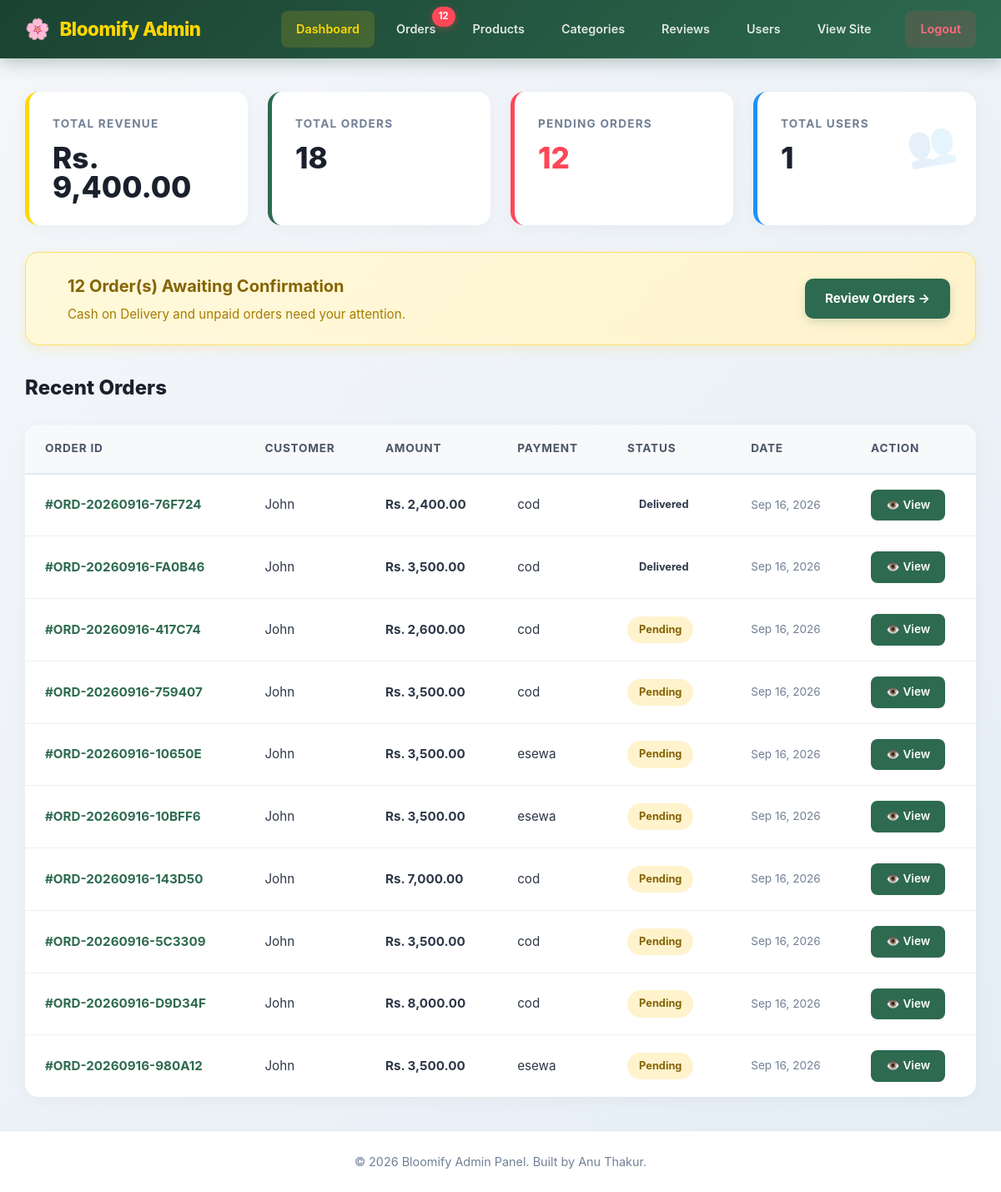
/admin/index.php (signed in), run on an earlier commit of the app's database.
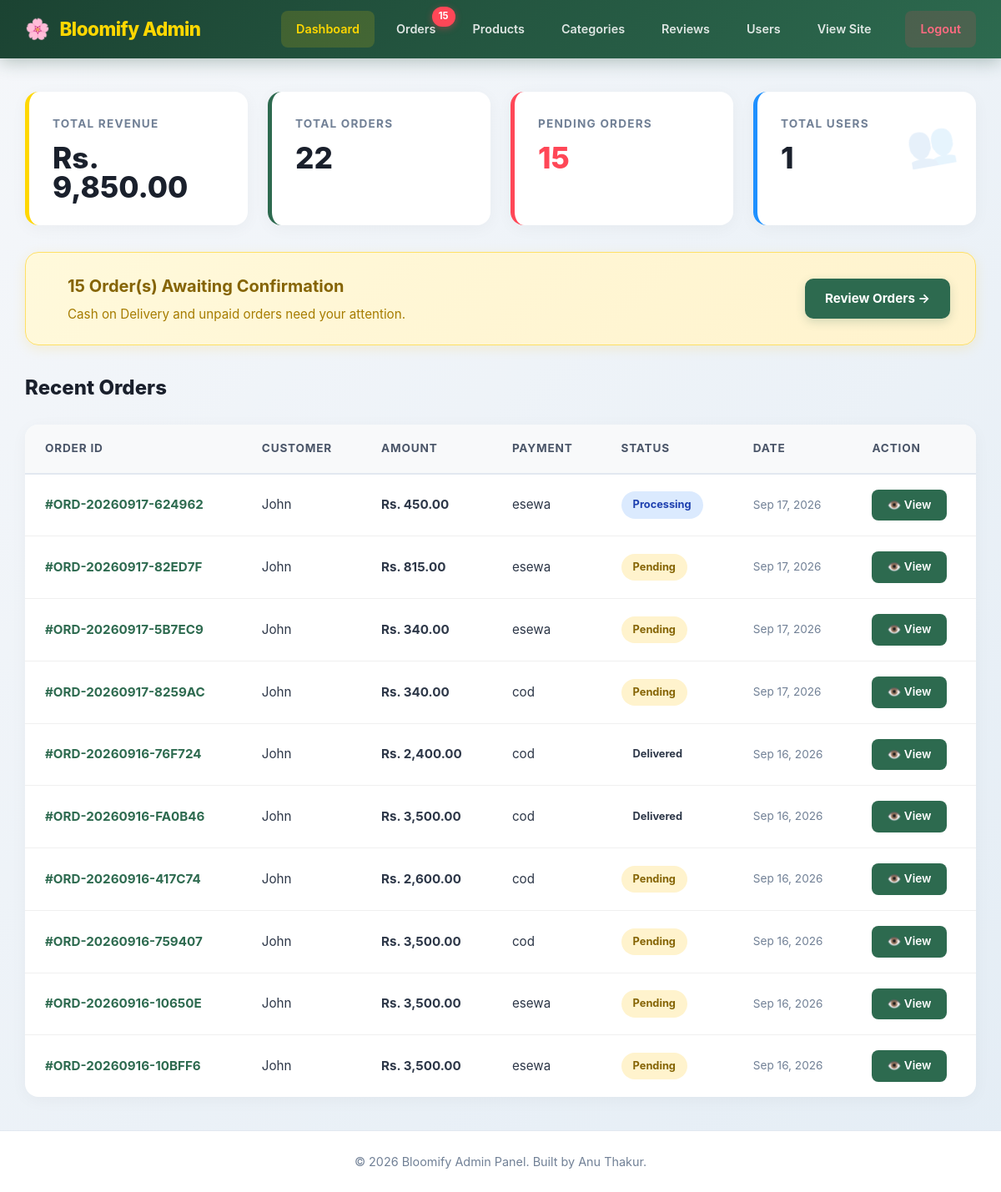
And on a later commit of the database.
### tables this page shows
CREATE TABLE `orders` (
  `id` int(11) NOT NULL,
  `user_id` int(11) DEFAULT NULL,
  `order_number` varchar(50) NOT NULL,
  `total_amount` decimal(10,2) NOT NULL,
  `payment_method` enum('esewa','khalti','cod','Cash on Delivery') NOT NULL,
  `payment_status` enum('pending','success','failed') DEFAULT 'pending',
  `transaction_id` varchar(100) DEFAULT NULL,
  `delivery_status` enum('pending','processing','delivered','cancelled') DEFAULT 'pending',
  `customer_name` varchar(100) NOT NULL,
  `customer_phone` varchar(20) NOT NULL,
  `customer_address` text NOT NULL,
  `archived` tinyint(1) NOT NULL DEFAULT 0,
  `created_at` timestamp NOT NULL DEFAULT current_timestamp(),
  `updated_at` timestamp NOT NULL DEFAULT current_timestamp() ON UPDATE current_timestamp()
);

CREATE TABLE `users` (
  `id` int(11) NOT NULL,
  `name` varchar(100) NOT NULL,
  `email` varchar(100) NOT NULL,
  `password` varchar(255) NOT NULL,
  `phone` varchar(20) DEFAULT NULL,
  `address` text DEFAULT NULL,
  `role` enum('user','admin') DEFAULT 'user',
  `created_at` timestamp NOT NULL DEFAULT current_timestamp()
);

### includes/functions.php (called while the page is built, shortened)
<?php
function formatPrice($price) {
    return 'Rs. ' . number_format($price, 2);
}
?>

### admin/index.php (the view, shortened to what the changed rows need)
<?php
require_once __DIR__ . '/includes/admin-auth.php';
require_once __DIR__ . '/includes/admin-header.php';
$stats_sql = "SELECT
                COUNT(*) as total_orders,
                SUM(CASE WHEN payment_status = 'success' THEN total_amount ELSE 0 END) as total_revenue,
                SUM(CASE WHEN payment_status = 'pending' OR delivery_status = 'pending' THEN 1 ELSE 0 END) as pending_orders,
                (SELECT COUNT(*) FROM users WHERE role = 'user') as total_users
            FROM orders";
$stats = $conn->query($stats_sql)->fetch_assoc();
$recent_orders_sql = "SELECT o.*, u.name as user_name
                      FROM orders o
                      JOIN users u ON o.user_id = u.id
                      ORDER BY o.created_at DESC LIMIT 10";
$recent_orders = $conn->query($recent_orders_sql);
?>
<div class="stats-grid">
    <div class="stat-card revenue">
        <div class="stat-label">Total Revenue</div>
        <div class="stat-value"><?php echo formatPrice($stats['total_revenue'] ?? 0); ?></div>
    </div>
    <div class="stat-card">
        <div class="stat-label">Total Orders</div>
        <div class="stat-value"><?php echo $stats['total_orders'] ?? 0; ?></div>
    </div>
    <div class="stat-card pending">
        <div class="stat-label">Pending Orders</div>
        <div class="stat-value" style="color: #ff4757;"><?php echo $stats['pending_orders'] ?? 0; ?></div>
    </div>
</div>
<?php if (($stats['pending_orders'] ?? 0) > 0): ?>
    <div class="cod-alert">
        <div class="cod-alert-text">
            <div>
                <h3><?php echo $stats['pending_orders']; ?> Order(s) Awaiting Confirmation</h3>
                <p>Cash on Delivery and unpaid orders need your attention.</p>
            </div>
        </div>
        <a href="orders.php" class="btn-confirm-cod">Review Orders →</a>
    </div>
<?php endif; ?>
<h2 class="section-title">Recent Orders</h2>
<table class="admin-table">
    <thead>
        <tr>
            <th>Order ID</th>
            <th>Customer</th>
            <th>Amount</th>
            <th>Payment</th>
            <th>Status</th>
            <th>Date</th>
            <th>Action</th>
        </tr>
    </thead>
    <tbody>
        <?php if ($recent_orders->num_rows > 0): ?>
            <?php while($order = $recent_orders->fetch_assoc()):
                $safe_status = strtolower(str_replace('_', '-', $order['delivery_status']));
                $badge_class = 'badge-' . $safe_status;
            ?>
                <tr>
                    <td style="font-weight: 700; color: #2d6a4f;">#<?php echo htmlspecialchars($order['order_number']); ?></td>
                    <td><?php echo htmlspecialchars($order['user_name']); ?></td>
                    <td style="font-weight: 700;"><?php echo formatPrice($order['total_amount']); ?></td>
                    <td><?php echo htmlspecialchars($order['payment_method']); ?></td>
                    <td>
                        <span class="status-badge-sm <?php echo $badge_class; ?>">
                            <?php echo ucfirst(str_replace('_', ' ', $order['delivery_status'])); ?>
                        </span>
                    </td>
                    <td style="color: #718096; font-size: 0.85rem;"><?php echo date('M d, Y', strtotime($order['created_at'])); ?></td>
                    <td>
                        <a href="orders.php?view=<?php echo $order['id']; ?>" class="btn-view-order">👁️ View</a>
                    </td>
                </tr>
            <?php endwhile; ?>
        <?php endif; ?>
    </tbody>
</table>
<?php require_once __DIR__ . '/includes/admin-footer.php'; ?>

### admin/includes/admin-header.php (shortened to what the changed rows need)
<!DOCTYPE html>
<html lang="en">
<head>
    <link rel="stylesheet" href="<?php echo SITE_URL; ?>/assets/css/style.css">
    <link rel="stylesheet" href="<?php echo SITE_URL; ?>/admin/assets/css/admin.css">
</head>
<body class="admin-body">
<?php
$new_orders_sql = "SELECT COUNT(*) as cnt FROM orders WHERE payment_status = 'pending' OR delivery_status = 'pending'";
$new_orders_result = $conn->query($new_orders_sql);
$new_orders_count = $new_orders_result->fetch_assoc()['cnt'];
?>
<header class="admin-header">
    <div class="admin-header-content">
        <nav class="admin-nav">
            <a href="<?php echo SITE_URL; ?>/admin/orders.php" class="<?php echo basename($_SERVER['PHP_SELF']) == 'orders.php' ? 'active' : ''; ?>">
                Orders
                <?php if ($new_orders_count > 0): ?>
                    <span class="notification-badge"><?php echo $new_orders_count; ?></span>
                <?php endif; ?>
            </a>
        </nav>
    </div>
</header>
<main class="admin-container">

What changed in the data, as far as the page shows it:
no longer on this page (row unchanged): orders: order_number "ORD-20260916-143D50", user.name "John", total_amount "Rs. 7,000.00", payment_method "cod", delivery_status "Pending", created_at "Sep 16, 2026"
no longer on this page (row unchanged): orders: order_number "ORD-20260916-5C3309", user.name "John", total_amount "Rs. 3,500.00", payment_method "cod", delivery_status "Pending", created_at "Sep 16, 2026"
no longer on this page (row unchanged): orders: order_number "ORD-20260916-D9D34F", user.name "John", total_amount "Rs. 8,000.00", payment_method "cod", delivery_status "Pending", created_at "Sep 16, 2026"
no longer on this page (row unchanged): orders: order_number "ORD-20260916-980A12", user.name "John", total_amount "Rs. 3,500.00", payment_method "esewa", delivery_status "Pending", created_at "Sep 16, 2026"
added orders: order_number "ORD-20260917-624962", user.name "John", total_amount "Rs. 450.00", payment_method "esewa", delivery_status "Processing", created_at "Sep 17, 2026"
added orders: order_number "ORD-20260917-82ED7F", user.name "John", total_amount "Rs. 815.00", payment_method "esewa", delivery_status "Pending", created_at "Sep 17, 2026"
added orders: order_number "ORD-20260917-5B7EC9", user.name "John", total_amount "Rs. 340.00", payment_method "esewa", delivery_status "Pending", created_at "Sep 17, 2026"
added orders: order_number "ORD-20260917-8259AC", user.name "John", total_amount "Rs. 340.00", payment_method "cod", delivery_status "Pending", created_at "Sep 17, 2026"
Also different on the page:
$new_orders_count: "12" → "15"
formatPrice($stats['total_revenue'] ?? 0): "Rs. 9,400.00" → "Rs. 9,850.00"
$stats['total_orders']: "18" → "22"
$stats['pending_orders']: "12" → "15"
